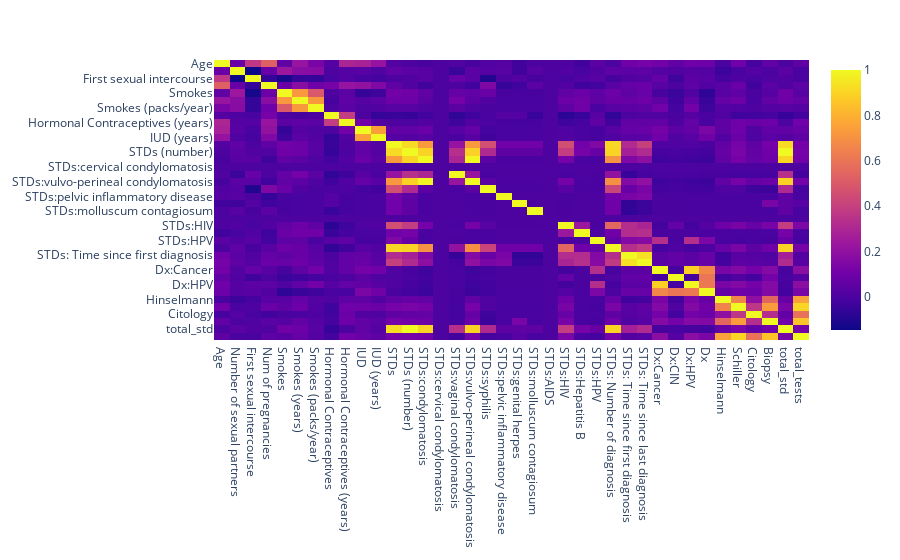

Notebook cell for this chart:
### Code cell
corr_matrix = risk_factor_df.corr()
corr_matrix.fillna(0,inplace=True)
corr_graph = px.imshow(corr_matrix, aspect="auto")
corr_graph.show()

### Figure 1 — Plotly figure (JSON) as saved in the notebook; plotly's stock layout.template omitted (floating-point values rounded to 4 significant figures; data arrays with more than 128 entries replaced by an {"elided": "..."} marker saying what was removed)
{"data": [{"coloraxis": "coloraxis", "hovertemplate": "x: %{x}<br>y: %{y}<br>color: %{z}<extra></extra>", "name": "0", "type": "heatmap", "x": ["Age", "Number of sexual partners", "First sexual intercourse", "Num of pregnancies", "Smokes", "Smokes (years)", "Smokes (packs/year)", "Hormonal Contraceptives", "Hormonal Contraceptives (years)", "IUD", "IUD (years)", "STDs", "STDs (number)", "STDs:condylomatosis", "STDs:cervical condylomatosis", "STDs:vaginal condylomatosis", "STDs:vulvo-perineal condylomatosis", "STDs:syphilis", "STDs:pelvic inflammatory disease", "STDs:genital herpes", "STDs:molluscum contagiosum", "STDs:AIDS", "STDs:HIV", "STDs:Hepatitis B", "STDs:HPV", "STDs: Number of diagnosis", "STDs: Time since first diagnosis", "STDs: Time since last diagnosis", "Dx:Cancer", "Dx:CIN", "Dx:HPV", "Dx", "Hinselmann", "Schiller", "Citology", "Biopsy", "total_std", "total_tests"], "xaxis": "x", "y": ["Age", "Number of sexual partners", "First sexual intercourse", "Num of pregnancies", "Smokes", "Smokes (years)", "Smokes (packs/year)", "Hormonal Contraceptives", "Hormonal Contraceptives (years)", "IUD", "IUD (years)", "STDs", "STDs (number)", "STDs:condylomatosis", "STDs:cervical condylomatosis", "STDs:vaginal condylomatosis", "STDs:vulvo-perineal condylomatosis", "STDs:syphilis", "STDs:pelvic inflammatory disease", "STDs:genital herpes", "STDs:molluscum contagiosum", "STDs:AIDS", "STDs:HIV", "STDs:Hepatitis B", "STDs:HPV", "STDs: Number of diagnosis", "STDs: Time since first diagnosis", "STDs: Time since last diagnosis", "Dx:Cancer", "Dx:CIN", "Dx:HPV", "Dx", "Hinselmann", "Schiller", "Citology", "Biopsy", "total_std", "total_tests"], "yaxis": "y", "z": {"elided": "38x38 float values"}}], "layout": {"coloraxis": {"colorscale": [[0, "#0d0887"], [0.1111, "#46039f"], [0.2222, "#7201a8"], [0.3333, "#9c179e"], [0.4444, "#bd3786"], [0.5556, "#d8576b"], [0.6667, "#ed7953"], [0.7778, "#fb9f3a"], [0.8889, "#fdca26"], [1, "#f0f921"]]}, "margin": {"t": 60}, "xaxis": {"anchor": "y", "domain": [0, 1]}, "yaxis": {"anchor": "x", "autorange": "reversed", "domain": [0, 1]}}}
